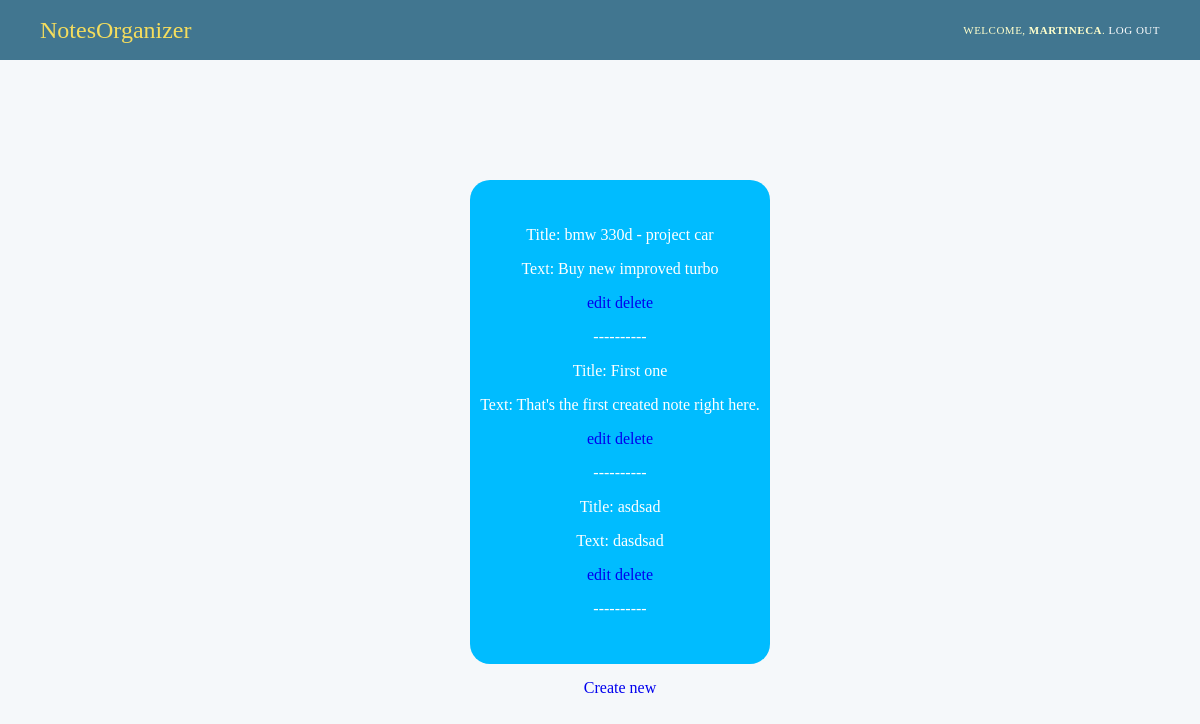
Before: / (signed in) with the older database file.
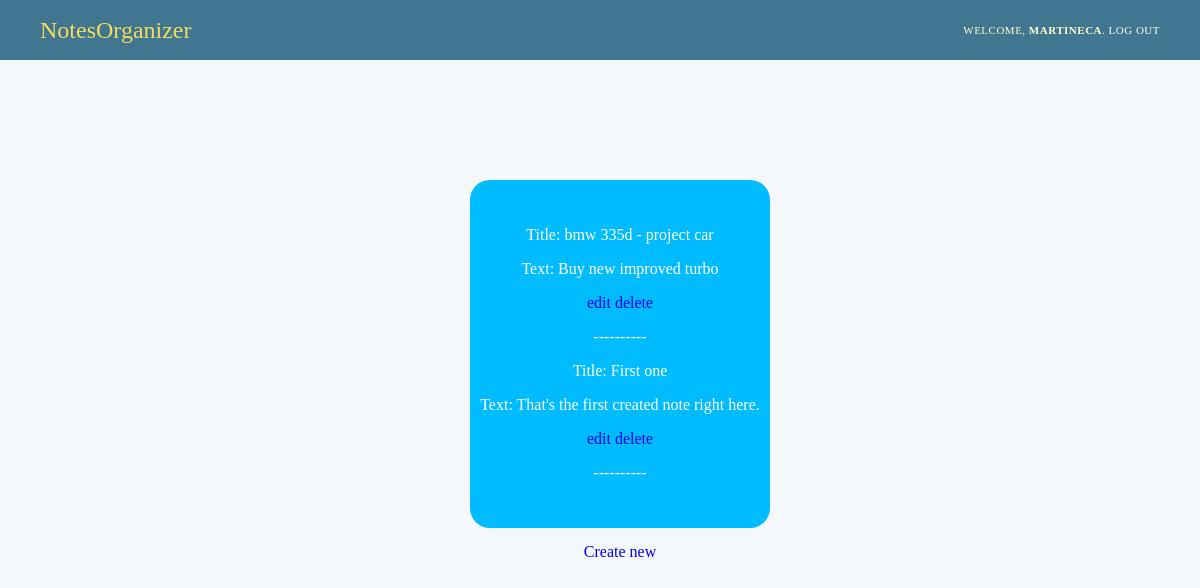
After: the same page with the newer database file.
### polls/models.py (models this page shows, shortened)
class Note(models.Model):
    note_text = models.CharField(max_length=4000)
    note_title = models.CharField(max_length=200)

### polls/views.py (the view)
# urls.py: path('', views.IndexView.as_view(), name='index'),
class IndexView(generic.ListView):
    template_name = 'polls/index.html'
    context_object_name = 'latest_notes'
    def get_queryset(self):
        return Note.objects.order_by('note_text')

### polls/templates/polls/index.html
{% extends 'base.html' %}
 {% block content %}
 {% if request.user.is_authenticated   %}
 <div id="notesWrapper">
    <div id="notesContent">
        {% if latest_notes %}
        {% for note in latest_notes %}
           <li>
               <p>Title: {{ note.note_title }}</p>
               <p>Text: {{ note.note_text }}</p>
               <a href="{% url 'note_edit' note.id %}">edit</a>
               <a href="{% url 'note_delete' note.id %}">delete</a>
               <p> ---------- </p>
           </li>
        {% endfor %}
    </div>
     <a href="/new"> Create new </a>
</div>
        {% else %}
            <p>No notes are available.</p>
            <a href="/new"> Create new </a>
        {% endif %}
 {% else %}
    <p> Please login first.<a href="/login"> Login</a></p>
 {% endif %}
 {% endblock %}

Changed rows visible on the page:
removed Note: note_title "asdsad", note_text "dasdsad"
changed Note "Buy new improved turbo": note_title "bmw 330d - project car" → "bmw 335d - project car"
